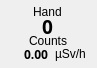
         <widget class="QFrame" name="cps_frame_m8_2">
          <property name="geometry">
           <rect>
            <x>576</x>
            <y>259</y>
            <width>97</width>
            <height>68</height>
           </rect>
          </property>
          <property name="toolTip">
           <string>&lt;html&gt;&lt;head/&gt;&lt;body&gt;&lt;p&gt;Module 8&lt;/p&gt;&lt;/body&gt;&lt;/html&gt;</string>
          </property>
          <property name="frameShape">
           <enum>QFrame::NoFrame</enum>
          </property>
          <property name="frameShadow">
           <enum>QFrame::Plain</enum>
          </property>
          <widget class="QLabel" name="cps_bg_m8_2">
           <property name="geometry">
            <rect>
             <x>2</x>
             <y>2</y>
             <width>91</width>
             <height>62</height>
            </rect>
           </property>
           <property name="frameShadow">
            <enum>QFrame::Sunken</enum>
           </property>
           <property name="text">
            <string/>
           </property>
           <property name="pixmap">
            <pixmap resource="RadMaster 3000+ v0.1/resources.qrc">:/bg/resources/bg/cps_frame.png</pixmap>
           </property>
           <property name="scaledContents">
            <bool>true</bool>
           </property>
          </widget>
          <widget class="QWidget" name="layoutWidget_24">
           <property name="geometry">
            <rect>
             <x>3</x>
             <y>5</y>
             <width>90</width>
             <height>60</height>
            </rect>
           </property>
           <layout class="QVBoxLayout" name="verticalLayout_34">
            <property name="spacing">
             <number>0</number>
            </property>
            <item alignment="Qt::AlignHCenter">
             <widget class="QLabel" name="res_bodypart_8">
              <property name="maximumSize">
               <size>
                <width>16777215</width>
                <height>13</height>
               </size>
              </property>
              <property name="text">
               <string>Hand</string>
              </property>
             </widget>
            </item>
            <item alignment="Qt::AlignHCenter">
             <widget class="QLabel" name="counts_8">
              <property name="maximumSize">
               <size>
                <width>16777215</width>
                <height>16</height>
               </size>
              </property>
              <property name="font">
               <font>
                <family>Arial Black</family>
                <pointsize>14</pointsize>
                <weight>75</weight>
                <bold>true</bold>
               </font>
              </property>
              <property name="text">
               <string>0</string>
              </property>
             </widget>
            </item>
            <item alignment="Qt::AlignHCenter">
             <widget class="QLabel" name="counts_label_8">
              <property name="maximumSize">
               <size>
                <width>16777215</width>
                <height>13</height>
               </size>
              </property>
              <property name="text">
               <string>Counts</string>
              </property>
             </widget>
            </item>
            <item>
             <layout class="QGridLayout" name="gridLayout_27">
              <item row="0" column="0" alignment="Qt::AlignRight">
               <widget class="QLabel" name="res_uSv_8">
                <property name="maximumSize">
                 <size>
                  <width>16777215</width>
                  <height>14</height>
                 </size>
                </property>
                <property name="font">
                 <font>
                  <family>Arial Black</family>
                  <pointsize>9</pointsize>
                  <weight>75</weight>
                  <bold>true</bold>
                 </font>
                </property>
                <property name="text">
                 <string>0.00</string>
                </property>
               </widget>
              </item>
              <item row="0" column="1" alignment="Qt::AlignHCenter">
               <widget class="QLabel" name="res_uSv_label_8">
                <property name="maximumSize">
                 <size>
                  <width>16777215</width>
                  <height>14</height>
                 </size>
                </property>
                <property name="text">
                 <string>µSv/h</string>
                </property>
               </widget>
              </item>
             </layout>
            </item>
           </layout>
          </widget>
         </widget>
